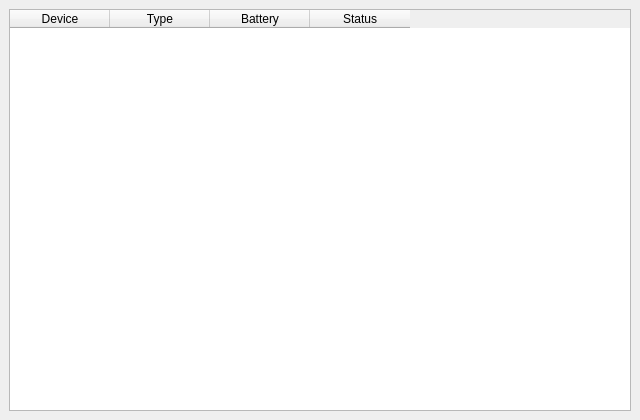
<?xml version="1.0" encoding="UTF-8"?>
<ui version="4.0">
 <class>MainWindow</class>
 <widget class="QMainWindow" name="MainWindow">
  <property name="geometry">
   <rect>
    <x>0</x>
    <y>0</y>
    <width>640</width>
    <height>420</height>
   </rect>
  </property>
  <property name="windowTitle">
   <string>Battery Monitor</string>
  </property>
  <widget class="QWidget" name="centralwidget">
   <layout class="QVBoxLayout" name="mainLayout">
    <property name="leftMargin">
     <number>9</number>
    </property>
    <property name="topMargin">
     <number>9</number>
    </property>
    <property name="rightMargin">
     <number>9</number>
    </property>
    <property name="bottomMargin">
     <number>9</number>
    </property>
    <item>
     <widget class="QTableWidget" name="deviceTable">
      <property name="selectionMode">
       <enum>QAbstractItemView::NoSelection</enum>
      </property>
      <property name="selectionBehavior">
       <enum>QAbstractItemView::SelectRows</enum>
      </property>
      <property name="focusPolicy">
       <enum>Qt::NoFocus</enum>
      </property>
      <property name="editTriggers">
       <set>QAbstractItemView::NoEditTriggers</set>
      </property>
      <attribute name="verticalHeaderVisible">
       <bool>false</bool>
      </attribute>
      <column>
       <property name="text">
        <string>Device</string>
       </property>
      </column>
      <column>
       <property name="text">
        <string>Type</string>
       </property>
      </column>
      <column>
       <property name="text">
        <string>Battery</string>
       </property>
      </column>
      <column>
       <property name="text">
        <string>Status</string>
       </property>
      </column>
     </widget>
    </item>
   </layout>
  </widget>
 </widget>
 <resources/>
 <connections/>
</ui>
